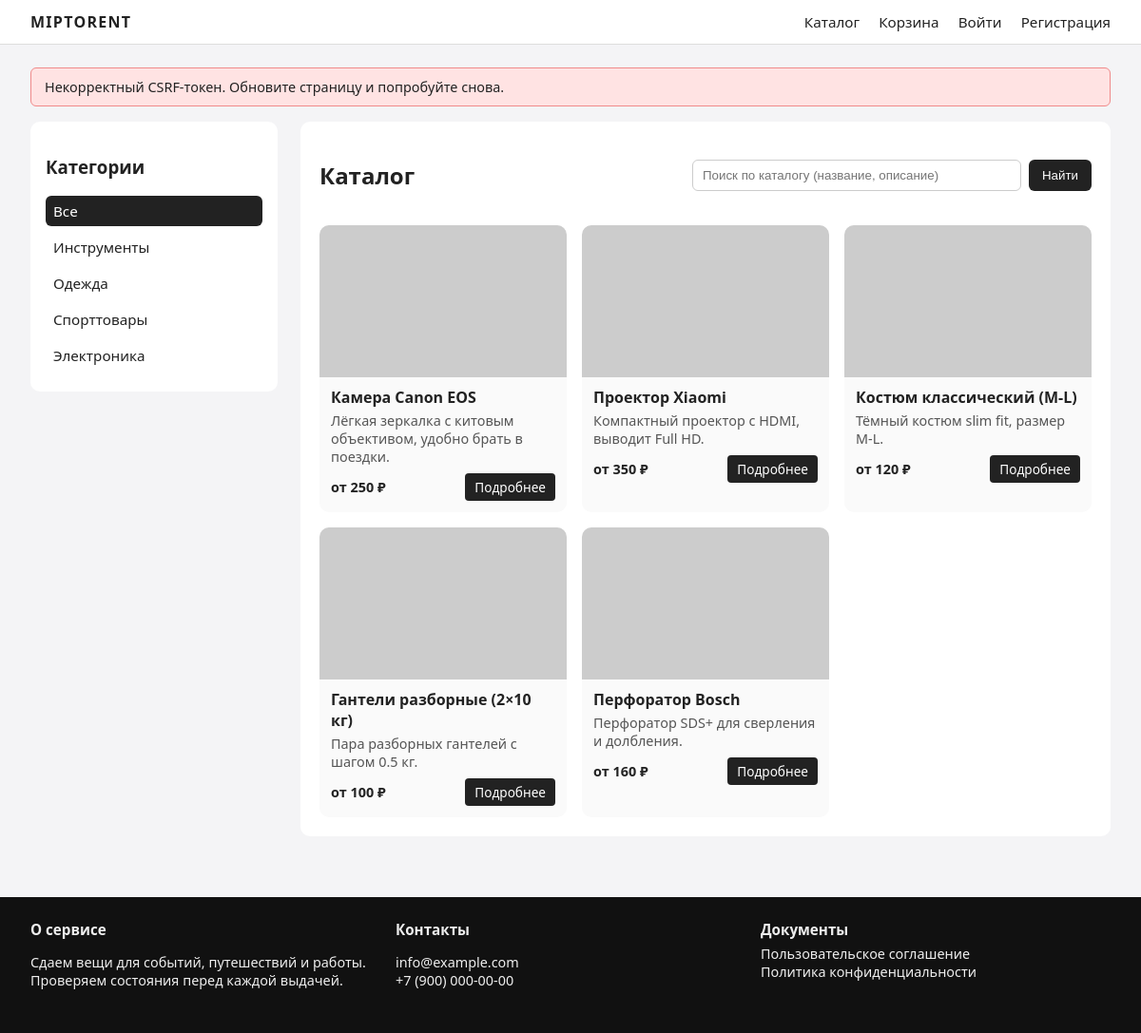
The app's page /catalog (signed in) with its own data.
### app/models.py (models this page shows)
class Category(Base):
    __tablename__ = "category"
    id = Column(Integer, primary_key=True)
    name = Column(String(120), unique=True, nullable=False)
    items = relationship("Item", backref="category", lazy="joined")

class Item(Base):
    __tablename__ = "item"
    id = Column(Integer, primary_key=True)
    name = Column(String(255), nullable=False)
    price_per_hour = Column(Integer, nullable=False, default=0)
    price_per_3h = Column(Integer, nullable=False, default=0)
    price_per_day = Column(Integer, nullable=False, default=0)
    price_per_week = Column(Integer, nullable=False, default=0)
    short_description = Column(Text, nullable=False)
    description = Column(Text, nullable=False)
    category_id = Column(Integer, ForeignKey("category.id"), nullable=False)
    images = relationship("ItemImage", backref="item", lazy="joined")
    orders = relationship("Order", backref="item", lazy="joined")

### app/routes/public.py (the view)
@router.get("/catalog", name="index")
async def index(request: Request, q: str = "", category: str = "", db: Session = Depends(get_db)):
    user = get_current_user(request, db)
    q_norm = q.strip().lower()
    categories = db.query(Category).order_by(Category.name).all()
    items_query = db.query(Item)
    if category:
        items_query = items_query.filter(Item.category_id == int(category))
    if q_norm:
        words = [w for w in q_norm.split() if w]
        for w in words:
            like = f"%{w}%"
            items_query = items_query.filter(
                or_(
                    Item.name.ilike(like),
                    Item.short_description.ilike(like),
                    Item.description.ilike(like),
                )
            )
    items = items_query.all()
    return await render(
        request,
        "index.html",
        {
            "request": request,
            "items": items,
            "q": q_norm,
            "category_id": int(category) if category else None,
            "categories": categories,
            "current_user": user,
        },
    )

### templates/index.html (shortened to what this page needs)
{% extends "base.html" %}
{% block content %}
<div class="layout-two-columns">
    <aside class="sidebar">
        <h3>Категории</h3>
        <ul class="category-list">
            <li>
                <a href="{{ request.url_for('index') }}" class="{{ '' if category_id else 'active' }}">Все</a>
            </li>
            {% for c in categories %}
                <li>
                    <a href="{{ request.url_for('index') ~ '?category=' ~ c.id }}" class="{{ 'active' if category_id == c.id else '' }}">{{ c.name }}</a>
                </li>
            {% endfor %}
        </ul>
    </aside>
    <section class="catalog-area">
        <div class="catalog-header">
            <h1>Каталог</h1>
            <form method="get" action="{{ request.url_for('index') }}" class="search-form">
                <input type="text" name="q" placeholder="Поиск по каталогу (название, описание)" value="{{ q }}">
                <button type="submit">Найти</button>
            </form>
        </div>
        {% if items %}
            <div class="catalog-grid">
                {% for item in items %}
                    <article class="catalog-card">
                        <a href="{{ request.url_for('item_detail', item_id=item.id) }}" class="card-image">
                            <img src="{{ item.images[0].url if item.images else 'https://placehold.co/600x400?text=Нет+фото' }}" alt="{{ item.name }}">
                        </a>
                        <div class="card-body">
                            <h2 class="card-title">
                                <a href="{{ request.url_for('item_detail', item_id=item.id) }}">{{ item.name }}</a>
                            </h2>
                            <p class="card-text">{{ item.short_description }}</p>
                            <div class="card-meta">
                                {% set tier_prices = [item.price_per_hour, item.price_per_3h, item.price_per_day, item.price_per_week] | select('gt', 0) | list %}
                                {% set min_price = tier_prices|min if tier_prices else 0 %}
                                <span class="price">
                                    {% if tier_prices %}от {{ min_price }} ₽{% else %}Цена не указана{% endif %}
                                </span>
                                <a href="{{ request.url_for('item_detail', item_id=item.id) }}" class="btn-small">Подробнее</a>
                            </div>
                        </div>
                    </article>
                {% endfor %}
            </div>
        {% else %}
            <p>Ничего не найдено. Попробуйте изменить запрос или выбрать другую категорию.</p>
        {% endif %}
    </section>
</div>
{% endblock %}

### static/css/style.css (style rules this page uses)
* { box-sizing: border-box; }
html, body { height: 100%; }
body { margin: 0; font-family: system-ui, -apple-system, BlinkMacSystemFont, "Segoe UI", sans-serif; background: #f4f4f6; color: #222; display: flex; flex-direction: column; }
a { color: inherit; text-decoration: none; }
.layout-two-columns { display: grid; grid-template-columns: 260px minmax(0, 1fr); gap: 24px; }
.sidebar { background: #ffffff; border-radius: 10px; padding: 16px; align-self: start; }
.category-list { list-style: none; padding: 0; margin: 8px 0 0; }
.category-list li { margin-bottom: 6px; }
.category-list a { display: block; padding: 6px 8px; border-radius: 6px; font-size: 0.95rem; }
.category-list a.active { background: #222; color: #fff; }
.catalog-area { background: #ffffff; border-radius: 10px; padding: 20px; }
.catalog-header { display: flex; justify-content: space-between; align-items: center; gap: 16px; margin-bottom: 16px; }
.search-form { display: flex; gap: 8px; width: 100%; max-width: 420px; }
.search-form input[type="text"] { flex: 1; padding: 8px 10px; border-radius: 6px; border: 1px solid #ccc; }
.search-form button { padding: 8px 14px; border-radius: 6px; border: none; background: #222; color: #fff; cursor: pointer; }
.catalog-grid { display: grid; grid-template-columns: repeat(auto-fill, minmax(220px, 1fr)); gap: 16px; }
.catalog-card { background: #fafafa; border-radius: 10px; overflow: hidden; display: flex; flex-direction: column; }
.catalog-card img { width: 100%; height: 160px; object-fit: cover; display: block; }
.card-body { padding: 10px 12px 12px; }
.card-title { margin: 0 0 4px; font-size: 1rem; }
.card-text { margin: 0 0 8px; font-size: 0.9rem; color: #555; }
.card-meta { display: flex; justify-content: space-between; align-items: center; font-size: 0.9rem; }
.price { font-weight: 600; }
.btn-small { padding: 5px 10px; background: #222; color: #fff; border-radius: 4px; font-size: 0.85rem; }

### records on screen
Category: name "Инструменты"
Category: name "Одежда"
Category: name "Спорттовары"
Category: name "Электроника"
Item: name "Камера Canon EOS", short_description "Лёгкая зеркалка с китовым объективом, удобно брать в поездки.", price_per_3h "250"
Item: name "Проектор Xiaomi", short_description "Компактный проектор с HDMI, выводит Full HD.", price_per_3h "350"
Item: name "Костюм классический (M-L)", short_description "Тёмный костюм slim fit, размер M-L.", price_per_3h "120"
Item: name "Гантели разборные (2×10 кг)", short_description "Пара разборных гантелей с шагом 0.5 кг.", price_per_3h "100"
Item: name "Перфоратор Bosch", short_description "Перфоратор SDS+ для сверления и долбления.", price_per_3h "160"

### other values on screen
{{ msg }} "Некорректный CSRF-токен. Обновите страницу и попробуйте снова."
